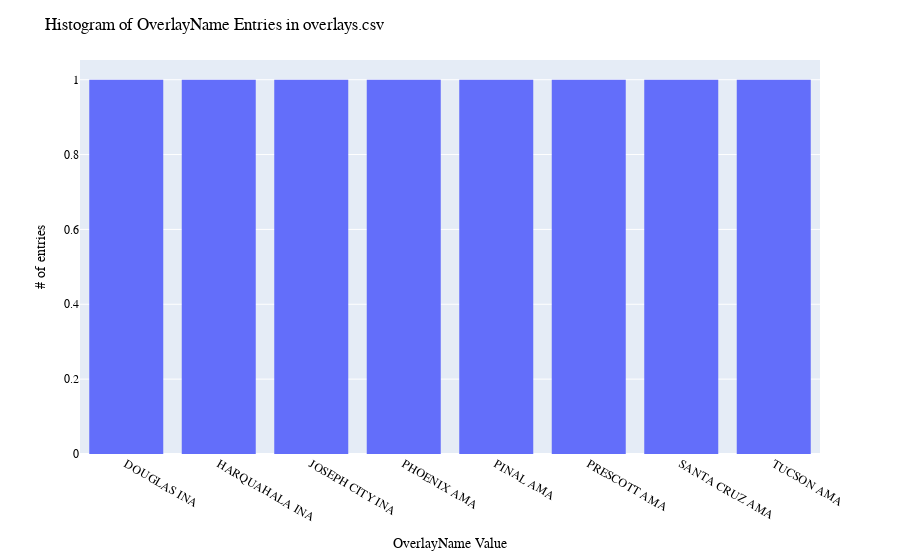

This figure's notebook cell:
### Code cell
# OverlayName: histogram distribution of WaDE values
print(dfov.OverlayName.value_counts())

fig = px.histogram(dfov, x="OverlayName")
fig.update_layout(bargap=0.2,
                  title="Histogram of OverlayName Entries in overlays.csv",
                  xaxis_title="OverlayName Value",
                  yaxis_title="# of entries",
                    font=dict(
                        family="Arial Bold",
                        size=12,
                        color="Black")
                 )
fig.show()
fig.write_image('figures/OverlayName.png', engine="kaleido")

### Figure 1 — Plotly figure (JSON) as saved in the notebook; plotly's stock layout.template omitted (floating-point values rounded to 4 significant figures)
{"data": [{"alignmentgroup": "True", "bingroup": "x", "hovertemplate": "OverlayName=%{x}<br>count=%{y}<extra></extra>", "legendgroup": "", "marker": {"color": "#636efa", "pattern": {"shape": ""}}, "name": "", "offsetgroup": "", "orientation": "v", "showlegend": false, "type": "histogram", "x": ["DOUGLAS INA", "HARQUAHALA INA", "JOSEPH CITY INA", "PHOENIX AMA", "PINAL AMA", "PRESCOTT AMA", "SANTA CRUZ AMA", "TUCSON AMA"], "xaxis": "x", "yaxis": "y"}], "layout": {"bargap": 0.2, "barmode": "relative", "font": {"color": "Black", "family": "Arial Bold", "size": 12}, "legend": {"tracegroupgap": 0}, "margin": {"t": 60}, "title": {"text": "Histogram of OverlayName Entries in overlays.csv"}, "xaxis": {"anchor": "y", "domain": [0, 1], "title": {"text": "OverlayName Value"}}, "yaxis": {"anchor": "x", "domain": [0, 1], "title": {"text": "# of entries"}}}}
